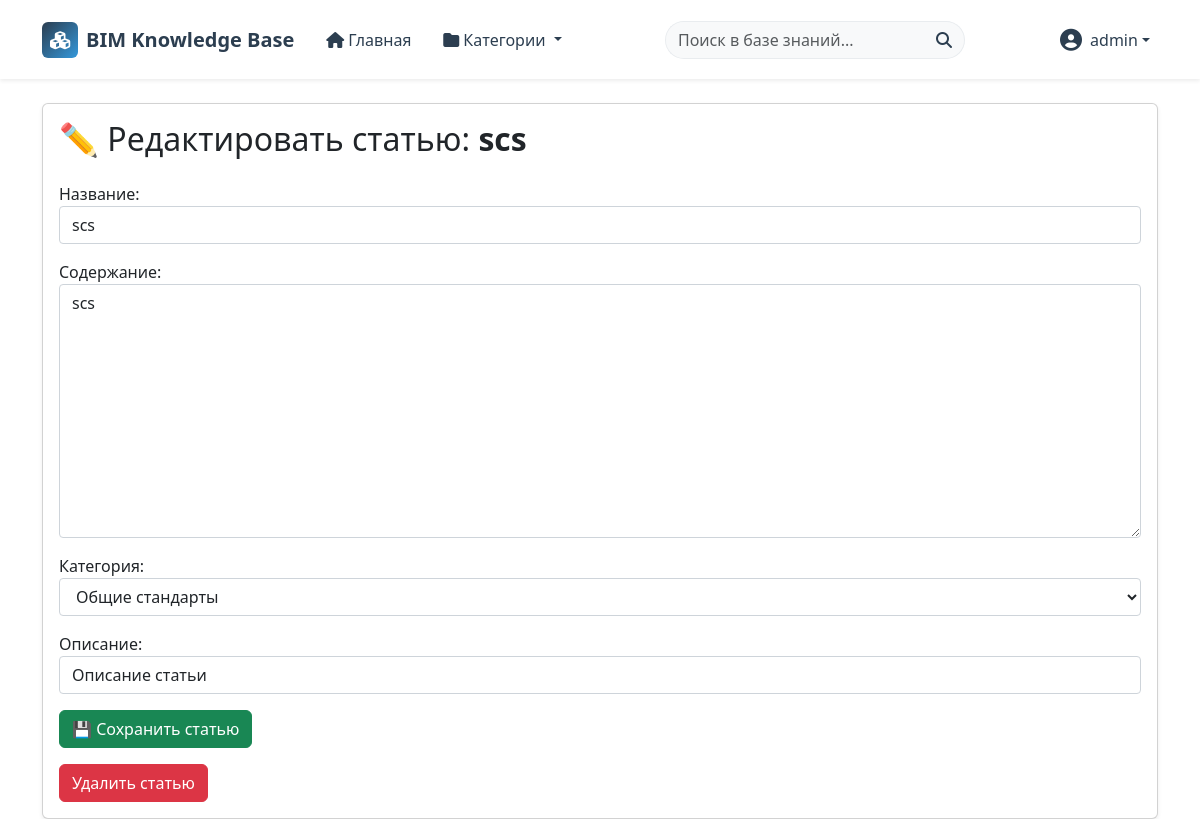
The page /article/6/edit/ (signed in) on the database its author committed.
### articles/models.py (models this page shows, shortened)
class Article(models.Model):
    title = models.CharField(max_length=200)
    content = RichTextUploadingField(blank=True, null=True)
    category = models.ForeignKey(Category, on_delete=models.CASCADE, related_name='articles')
    snippet = models.CharField(max_length=200, default="Описание статьи")
    author = models.ForeignKey(User, on_delete=models.CASCADE)
    created_date = models.DateTimeField(auto_now_add=True)
    updated_date = models.DateTimeField(auto_now=True)
    class Meta:
        ordering = ['-updated_date', '-created_date']

### articles/views.py (the view)
# urls.py: path('article/<int:pk>/edit/', views.article_edit, name='article_edit'),
@login_required
@user_passes_test(is_admin)
def article_edit(request, pk):
    article = get_object_or_404(Article, pk=pk)
    if request.method == 'POST':
        form = ArticleForm(request.POST, instance=article)
        if form.is_valid():
            form.save()
            return redirect(article.get_absolute_url())
    else:
        form = ArticleForm(instance=article)
    return render(request, 'articles/article_form.html', {
        'form': form,
        'article': article,
        'parent': article.category,
    })

### articles/forms.py
class ArticleForm(forms.ModelForm):
    class Meta:
        model = Article
        fields = ['title', 'content', 'category', 'snippet']
        labels = {
            'title': "Название",
            'content': "Содержание",
            'category': "Категория",
            'snippet': "Описание",
        }
    def __init__(self, *args, **kwargs):
        parent_category = kwargs.pop('parent_category', None)
        super().__init__(*args, **kwargs)
        if parent_category:
            subcategories = Category.objects.filter(parent=parent_category)
            self.fields['category'].queryset = (
                Category.objects.filter(id=parent_category.id) |
                Category.objects.filter(parent=parent_category)
)

### articles/context_proccessors.py (called while the page is built)
def navbar_context(request):
    return{
        "menu": Category.objects.filter(parent=None),
    }

### articles/models.py (called while the page is built)
    def __str__(self):
        return self.name

    def get_absolute_url(self):
        return reverse("category_detail", kwargs={"pk": self.pk})

### articles/views.py (called while the page is built)
def is_admin(user):
    return user.is_staff or user.is_superuser

### articles/templates/articles/article_form.html (shortened to what this page needs)
{% extends "base.html" %}
{% block content %}
  <div class="container mt-4">
    <div class="card shadow-sm">
      <div class="card-body">
        <h2 class="card-title mb-4">
          {% if article %}
            ✏️ Редактировать статью: <strong>{{ article.title }}</strong>
          {% else %}
            ➕ Добавить статью в категорию: <strong>{{ parent.name }}</strong>
          {% endif %}
        </h2>
        <form method="post" class="mb-3">
          {{ form.as_p }}
          <button type="submit" class="btn btn-success">💾 Сохранить статью</button>
        </form>
        {% if article %}
          <form method="post" action="{% url 'article_delete' article.id %}" onsubmit="return confirm('Вы уверены, что хотите удалить эту статью?');">
            <button type="submit" class="btn btn-danger">Удалить статью</button>
          </form>
        {% endif %}
      </div>
    </div>
  </div>
{% endblock %}

### templates/navbar.html (shortened to what this page needs)
{% load static %}
<nav class="navbar navbar-expand-lg navbar-light bg-white shadow-sm sticky-top">
  <div class="container">
      <a class="navbar-brand d-flex align-items-center" href="{% url 'home' %}">
          <div class="logo-icon bg-gradient-primary text-white rounded">
              <i class="fas fa-cubes"></i>
          </div>
          <span class="ms-2 fw-bold">BIM Knowledge Base</span>
      </a>
      <div class="collapse navbar-collapse" id="navbarContent">
          <ul class="navbar-nav me-auto mb-2 mb-lg-0">
              <li class="nav-item">
                  <a class="nav-link {% if request.path == '/' %}active{% endif %} px-3" href="{% url 'home' %}">
                      <i class="fas fa-home me-1"></i>Главная
                  </a>
              </li>
              <li class="nav-item dropdown">
                  <a class="nav-link dropdown-toggle px-3" href="#" id="navbarCategories" role="button"
                     data-bs-toggle="dropdown" aria-expanded="false">
                      <i class="fas fa-folder me-1"></i>Категории
                  </a>
              </li>
          </ul>
          <form class="d-flex mx-auto search-form" method="POST" action="{% url 'search_results' %}">
            <div class="input-group">
                <input class="form-control search-input border-end-0" type="search" placeholder="Поиск в базе знаний..."
                       aria-label="Search" name="searched" value="{{ request.POST.searched|default:'' }}">
                <button class="btn search-btn border-start-0" type="submit">
                    <i class="fas fa-search"></i>
                </button>
            </div>
          </form>
          <ul class="navbar-nav ms-auto">
              {% if user.is_authenticated %}
                  <li class="nav-item dropdown">
                      <a class="nav-link dropdown-toggle user-menu d-flex align-items-center" href="#" id="navbarUser" role="button"
                         data-bs-toggle="dropdown" aria-expanded="false">
                          <div class="user-avatar me-2">
                              <i class="fas fa-user-circle"></i>
                          </div>
                          <span>{{ user.username }}</span>
                      </a>
                  </li>
              {% endif %}
          </ul>
      </div>
  </div>
</nav>

### static/css/main.css (style rules this page uses)
.form-control, input[type="text"], input[type="password"], input[type="email"], input[type="url"], select, textarea { display: block; width: 100%; padding: 0.375rem 0.75rem; font-size: 1rem; font-weight: 400; line-height: 1.5; color: #212529; background-color: #fff; background-clip: padding-box; border: 1px solid #ced4da; border-radius: 0.25rem; transition: border-color 0.15s ease-in-out, box-shadow 0.15s ease-in-out; }
:root { --primary-color: #2070b0; --secondary-color: #34495e; --accent-color: #3498db; --light-bg: #f5f9fc; --border-color: #e1e8ed; --text-primary: #333333; --text-secondary: #666666; }
body { color: var(--text-primary); }
a { color: var(--primary-color); text-decoration: none; transition: color 0.3s ease; }

### templates/navbar.html (style rules this page uses)
.navbar { padding: 15px 0; transition: all 0.3s ease; }
.logo-icon { background: linear-gradient(135deg, #2c3e50 0%, #3498db 100%); width: 36px; height: 36px; border-radius: 8px; display: flex; align-items: center; justify-content: center; font-size: 18px; }
.navbar-brand { font-weight: 700; color: #2c3e50; }
.nav-link { font-weight: 500; color: #2c3e50; transition: all 0.2s ease; }
.search-form { width: 300px; }
.search-input { border-radius: 20px 0 0 20px; border-color: #e9ecef; background-color: #f8f9fa; }
.search-btn { border-radius: 0 20px 20px 0; background-color: #f8f9fa; border-color: #e9ecef; color: #2c3e50; }
.user-avatar { font-size: 22px; color: #2c3e50; }

### rows shown on the page
Article: title "scs", content "scs", category "Общие стандарты", snippet "Описание статьи"

### other values the page prints
{{ user.username }} "admin"
